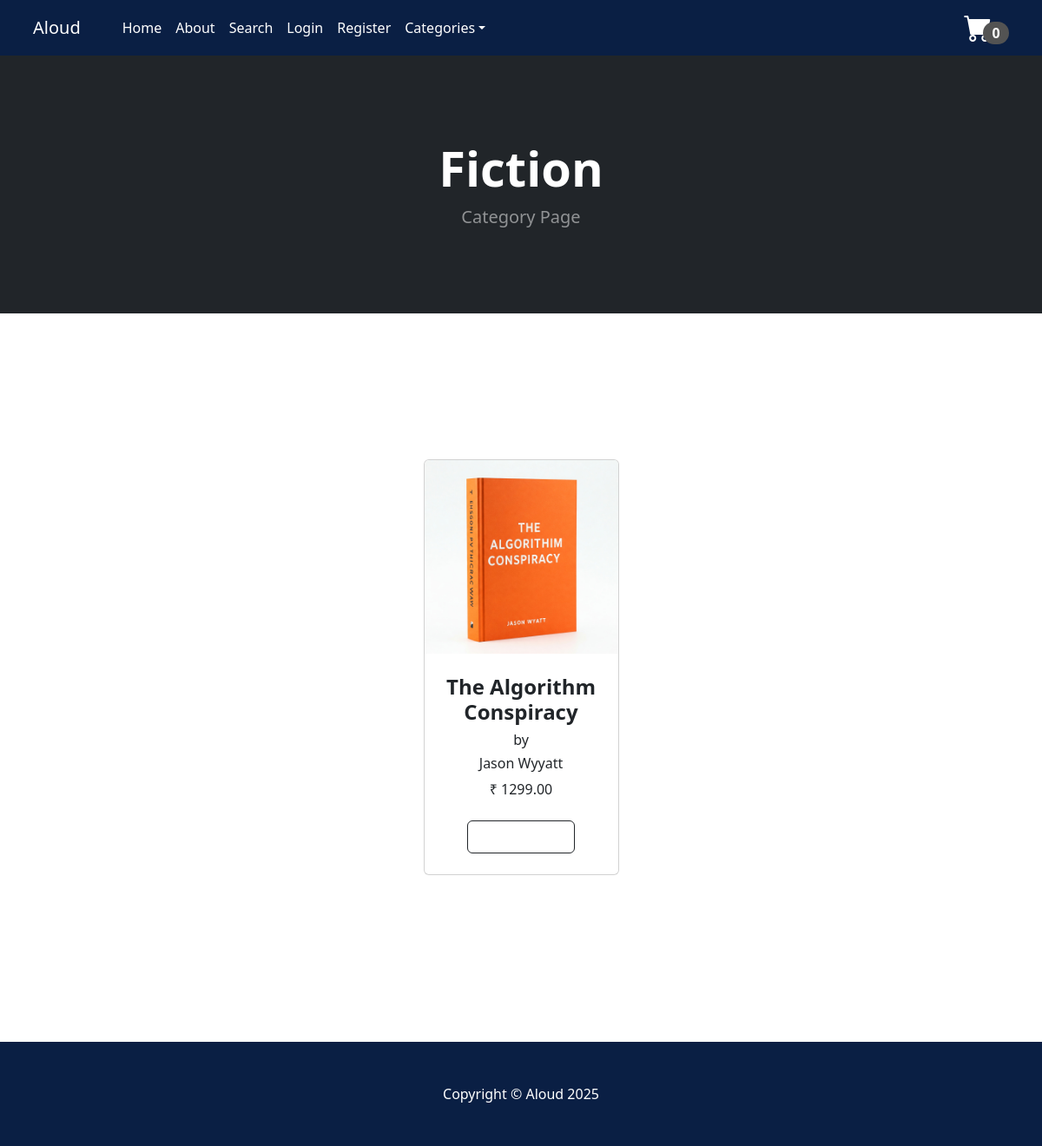
Before: /category/Fiction with the older database file.
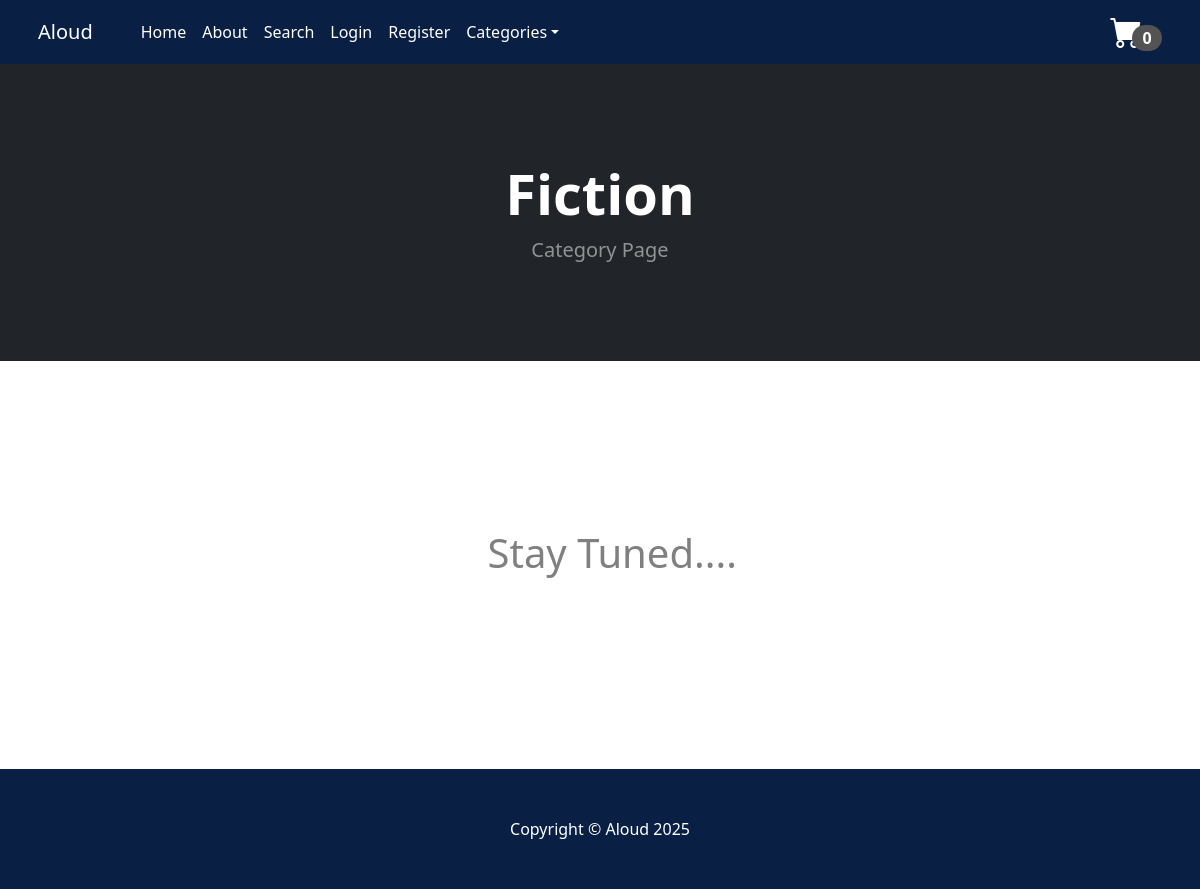
After: the same page with the newer database file.
### store/models.py (models this page shows, shortened)
class Product(models.Model):
    book_id = models.CharField(max_length=10)
    name = models.CharField(max_length=50)
    author = models.CharField(max_length=50)
    price = models.DecimalField(default=0, decimal_places=2, max_digits=9)
    category = models.ForeignKey(Category, on_delete=models.CASCADE, default=1)
    stock = models.IntegerField(null=True, blank=False, default=0)
    description = models.TextField(max_length=1000, default='', blank=True, null=True)
    image = models.ImageField(upload_to='uploads/product')
    is_sale = models.BooleanField(default=False)
    sale_price = models.DecimalField(default=0, decimal_places=2, max_digits=9)

### store/views.py (the view)
# urls.py: path('category/<str:cat>', views.category, name='category'),
def category(request, cat):
    cat = cat.replace('_', ' ')
    try:
        category = Category.objects.get(name=cat)
        products = Product.objects.filter(category=category)
        return render(request, 'category.html', {'products':products, 'category': category})
    except:
        messages.success(request, ('Category Does Not Exist'))
        return redirect('home')

### cart/cart.py (called while the page is built)
    def __len__(self):
        return sum(self.cart.values())

### cart/context_processors.py (called while the page is built)
def cart(request):
    return{'cart':Cart(request)}

### store/context_processors.py (called while the page is built)
def categories_processor(request):
    return {
        'categories': Category.objects.all()
    }

### store/models.py (called while the page is built)
    def __str__(self):
        return self.name

### store/templates/category.html
{% extends 'base.html' %}
{% block content %}
    <header class="bg-dark py-5">
      <div class="container px-4 px-lg-5 my-5">
        <div class="text-center text-white">
          <h1 class="display-4 fw-bolder">{{category}}</h1>
          <p class="lead fw-normal text-white-50 mb-0">
            Category Page
          </p>
        </div>
      </div>
    </header>
     <br/><br/><br/>
    <section class="py-5">
      <div class="container px-4 px-lg-5 mt-5">
        <div
          class="row gx-4 gx-lg-5 row-cols-2 row-cols-md-3 row-cols-xl-4 justify-content-center"
        >
          {% if products %}
          {% for product in products %}
          {% if product.is_sale %}
          <div class="col mb-5">
            <div class="card h-100">
                 <div class="badge bg-dark text-white position-absolute" style="top: 0,5 rem; right: 0.5 rem; margin-top: 3px; margin-left: 3px;">Sale</div>
              <img class="card-img-top" src="{{product.image.url}}" alt="..." />
              <div class="card-body p-4">
                <div class="text-center">
                  <h4 class="fw-bolder">{{product.name}}</h4>
                  <h6>by</h6>
                  <h6 class="bold">{{product.author}}</h6>
                   <strike>
                  ₹ {{product.price}}
                  </strike>&nbsp;
                   ₹ {{product.sale_price}}
                </div>
              </div>
              <div class="card-footer p-4 pt-0 border-top-0 bg-transparent">
                <div class="text-center">
                  <a class="btn btn-outline-dark mt-auto" href="{% url 'product' product.id %}"
                    >View Product</a
                  >
                </div>
              </div>
            </div>
          </div>
          {% else %}
          <div class="col mb-5">
            <div class="card h-100">
              <img class="card-img-top" src="{{product.image.url}}" alt="..." />
              <div class="card-body p-4">
                <div class="text-center">
                  <h4 class="fw-bolder">{{product.name}}</h4>
                  <h6>by</h6>
                  <h6 class="bold">{{product.author}}</h6>
                  ₹ {{product.price}}
                </div>
              </div>
              <div class="card-footer p-4 pt-0 border-top-0 bg-transparent">
                <div class="text-center">
                  <a class="btn btn-outline-dark mt-auto" href="{% url 'product' product.id %}"
                    >View Product</a
                  >
                </div>
              </div>
            </div>
          </div>
          {% endif %}
          {% endfor %}
          {% else %}
          <br/><br/><br/><br/>
        <h1 style="text-align: center; color: gray; white-space: nowrap;">Stay Tuned....</h1>
        {% endif %}
        </div>
        <br/><br/><br/><br/>
      </div>
    </section>
    {% endblock %}

Changed rows visible on the page:
removed Product: image (picture), name "The Algorithm Conspiracy", author "Jason Wyyatt", price "1299.00"
Other visible differences:
text now shown: "Stay Tuned...."
